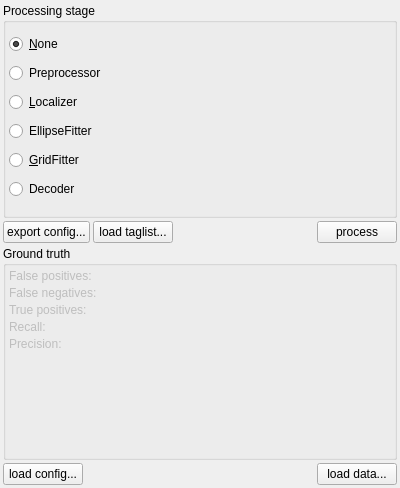
<?xml version="1.0" encoding="UTF-8"?>
<ui version="4.0">
 <class>ToolWidget</class>
 <widget class="QWidget" name="ToolWidget">
  <property name="geometry">
   <rect>
    <x>0</x>
    <y>0</y>
    <width>400</width>
    <height>488</height>
   </rect>
  </property>
  <property name="sizePolicy">
   <sizepolicy hsizetype="Preferred" vsizetype="Minimum">
    <horstretch>0</horstretch>
    <verstretch>0</verstretch>
   </sizepolicy>
  </property>
  <property name="windowTitle">
   <string>Form</string>
  </property>
  <layout class="QVBoxLayout" name="verticalLayout">
   <property name="spacing">
    <number>3</number>
   </property>
   <property name="leftMargin">
    <number>3</number>
   </property>
   <property name="topMargin">
    <number>3</number>
   </property>
   <property name="rightMargin">
    <number>3</number>
   </property>
   <property name="bottomMargin">
    <number>3</number>
   </property>
   <item>
    <widget class="QGroupBox" name="groupBox">
     <property name="title">
      <string>Processing stage</string>
     </property>
     <layout class="QVBoxLayout" name="verticalLayout_2">
      <property name="spacing">
       <number>1</number>
      </property>
      <property name="leftMargin">
       <number>3</number>
      </property>
      <property name="topMargin">
       <number>3</number>
      </property>
      <property name="rightMargin">
       <number>3</number>
      </property>
      <property name="bottomMargin">
       <number>3</number>
      </property>
      <item>
       <widget class="QRadioButton" name="radioButtonNoProcessing">
        <property name="text">
         <string>&amp;None</string>
        </property>
        <property name="checked">
         <bool>true</bool>
        </property>
       </widget>
      </item>
      <item>
       <widget class="QRadioButton" name="radioButtonPreprocessor">
        <property name="text">
         <string>Preprocessor</string>
        </property>
       </widget>
      </item>
      <item>
       <widget class="QRadioButton" name="radioButtonLocalizer">
        <property name="text">
         <string>&amp;Localizer</string>
        </property>
       </widget>
      </item>
      <item>
       <widget class="QRadioButton" name="radioButtonEllipseFitter">
        <property name="text">
         <string>EllipseFitter</string>
        </property>
       </widget>
      </item>
      <item>
       <widget class="QRadioButton" name="radioButtonGridFitter">
        <property name="text">
         <string>&amp;GridFitter</string>
        </property>
       </widget>
      </item>
      <item>
       <widget class="QRadioButton" name="radioButtonDecoder">
        <property name="text">
         <string>Decoder</string>
        </property>
       </widget>
      </item>
     </layout>
    </widget>
   </item>
   <item>
    <layout class="QHBoxLayout" name="horizontalLayout">
     <property name="spacing">
      <number>3</number>
     </property>
     <item>
      <widget class="QPushButton" name="save_config">
       <property name="text">
        <string>export config...</string>
       </property>
      </widget>
     </item>
     <item>
      <widget class="QPushButton" name="pushButtonLoadTaglist">
       <property name="text">
        <string>load taglist...</string>
       </property>
      </widget>
     </item>
     <item>
      <spacer name="horizontalSpacer">
       <property name="orientation">
        <enum>Qt::Horizontal</enum>
       </property>
       <property name="sizeHint" stdset="0">
        <size>
         <width>40</width>
         <height>20</height>
        </size>
       </property>
      </spacer>
     </item>
     <item>
      <widget class="QPushButton" name="processButton">
       <property name="text">
        <string>process</string>
       </property>
      </widget>
     </item>
    </layout>
   </item>
   <item>
    <widget class="QGroupBox" name="groupBoxGroundTruth">
     <property name="title">
      <string>Ground truth</string>
     </property>
     <layout class="QFormLayout" name="formLayout">
      <property name="fieldGrowthPolicy">
       <enum>QFormLayout::AllNonFixedFieldsGrow</enum>
      </property>
      <property name="horizontalSpacing">
       <number>3</number>
      </property>
      <property name="verticalSpacing">
       <number>3</number>
      </property>
      <property name="leftMargin">
       <number>3</number>
      </property>
      <property name="topMargin">
       <number>3</number>
      </property>
      <property name="rightMargin">
       <number>3</number>
      </property>
      <property name="bottomMargin">
       <number>3</number>
      </property>
      <item row="0" column="0">
       <widget class="QLabel" name="labelFalsePositives">
        <property name="enabled">
         <bool>false</bool>
        </property>
        <property name="text">
         <string>False positives:</string>
        </property>
       </widget>
      </item>
      <item row="1" column="0">
       <widget class="QLabel" name="labelFalseNegatives">
        <property name="enabled">
         <bool>false</bool>
        </property>
        <property name="text">
         <string>False negatives:</string>
        </property>
       </widget>
      </item>
      <item row="0" column="1">
       <widget class="QLabel" name="labelNumFalsePositives">
        <property name="enabled">
         <bool>false</bool>
        </property>
        <property name="text">
         <string/>
        </property>
       </widget>
      </item>
      <item row="1" column="1">
       <widget class="QLabel" name="labelNumFalseNegatives">
        <property name="enabled">
         <bool>false</bool>
        </property>
        <property name="text">
         <string/>
        </property>
       </widget>
      </item>
      <item row="2" column="0">
       <widget class="QLabel" name="labelTruePositives">
        <property name="enabled">
         <bool>false</bool>
        </property>
        <property name="text">
         <string>True positives:</string>
        </property>
       </widget>
      </item>
      <item row="2" column="1">
       <widget class="QLabel" name="labelNumTruePositives">
        <property name="enabled">
         <bool>false</bool>
        </property>
        <property name="text">
         <string/>
        </property>
       </widget>
      </item>
      <item row="3" column="0">
       <widget class="QLabel" name="labelRecall">
        <property name="enabled">
         <bool>false</bool>
        </property>
        <property name="text">
         <string>Recall:</string>
        </property>
       </widget>
      </item>
      <item row="3" column="1">
       <widget class="QLabel" name="labelNumRecall">
        <property name="enabled">
         <bool>false</bool>
        </property>
        <property name="text">
         <string/>
        </property>
       </widget>
      </item>
      <item row="4" column="0">
       <widget class="QLabel" name="labelPrecision">
        <property name="enabled">
         <bool>false</bool>
        </property>
        <property name="text">
         <string>Precision:</string>
        </property>
       </widget>
      </item>
      <item row="4" column="1">
       <widget class="QLabel" name="labelNumPrecision">
        <property name="enabled">
         <bool>false</bool>
        </property>
        <property name="text">
         <string/>
        </property>
       </widget>
      </item>
     </layout>
    </widget>
   </item>
   <item>
    <layout class="QHBoxLayout" name="horizontalLayoutLoadGroundTruth">
     <property name="spacing">
      <number>3</number>
     </property>
     <item>
      <widget class="QPushButton" name="pushButtonLoadConfig">
       <property name="text">
        <string>load config...</string>
       </property>
      </widget>
     </item>
     <item>
      <spacer name="horizontalSpacer_2">
       <property name="orientation">
        <enum>Qt::Horizontal</enum>
       </property>
       <property name="sizeHint" stdset="0">
        <size>
         <width>40</width>
         <height>20</height>
        </size>
       </property>
      </spacer>
     </item>
     <item>
      <widget class="QPushButton" name="pushButtonLoadGroundTruth">
       <property name="text">
        <string>load data...</string>
       </property>
      </widget>
     </item>
    </layout>
   </item>
  </layout>
 </widget>
 <resources/>
 <connections/>
</ui>
